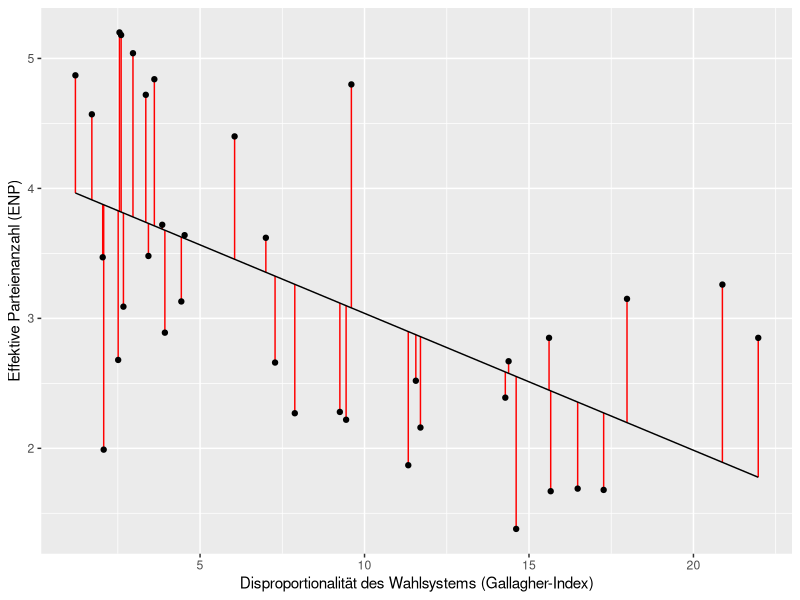

Write the R code that produced this figure.
## ---- chunk 1
## include this at top of your RMarkdown file for pretty output
## make sure to have the printr package installed: install.packages('printr')
knitr::opts_chunk$set(echo = TRUE, results = TRUE, message = FALSE, warning = FALSE)
#library(printr)
## ---- chunk 2
# Pakete laden
library(broom)   # Das Paket wird in Punkt 4 dieses Tutorials verwendet
library(ggplot2) # Das Paket wird in Punkt 4 dieses Tutorials verwendet

library(psych) # Das Paket benötigen wir um schöne Korrelationstabellen zu erstellen
library(data.table) # Das Paket benötigen wir um schöne Korrelationstabellen zu erstellen
## ---- chunk 3
library(foreign)
setwd("/Users/Christoph/Seafile/Lehrstuhl/Lehrstuhl Hannover Forschung/Forschung/01 Hönnige/025 MWK_StatistikR/Daten/")
getwd()
lijphart <- read.csv2("Lijphart_Data_recode.csv")
## ---- chunk 4
# Variablenklassen umwandeln

# ENPP
lijphart$enpp4510 <- as.numeric(lijphart$enpp4510)

# Gallagher
lijphart$disprop4510 <- as.numeric(lijphart$disprop4510)

# Bikameralismus
lijphart$bicam4510 <- as.numeric(lijphart$bicam4510)

# Cabinet Type
lijphart$minwin_one_part4510 <- as.numeric(lijphart$minwin_one_part4510)

# Cabinet Duration
lijphart$exe_dom4510 <- as.numeric(lijphart$exe_dom4510)

# Pluralism
lijphart$inter_gr_plural4510 <- as.numeric(lijphart$inter_gr_plural4510)

# Federalism
lijphart$federal4510 <- as.numeric(lijphart$federal4510)

# Bikameralism
lijphart$bicam4510 <- as.numeric(lijphart$bicam4510)

# Constitutional Rigidity
lijphart$const_rigid4510 <- as.numeric(lijphart$const_rigid4510)

# Judicial review
lijphart$judic_rev4510 <- as.numeric(lijphart$judic_rev4510)

# Central bank independence
lijphart$cen_bank_indep4594 <- as.numeric(lijphart$cen_bank_indep4594)

# Datensatz: Lijphart 1945-2010. Dieser Datensatz wird unsere spätere Analyse  erleichtern

lijphart4510 <- data.frame(lijphart$Country, lijphart$enpp4510
                           , lijphart$minwin_one_part4510, lijphart$exe_dom4510
                           , lijphart$disprop4510, lijphart$inter_gr_plural4510
                           , lijphart$federal4510, lijphart$bicam4510
                           , lijphart$const_rigid4510
                           , lijphart$judic_rev4510, lijphart$cen_bank_indep4594)
## ---- chunk 5
lijphart_cor_pear <- cor(lijphart$enpp4510, lijphart$disprop4510, method = "pearson") # Pearson Korrelation
lijphart_cor_pear

lijphart_cor_spear <- cor(lijphart$enpp4510, lijphart$disprop4510, method = "spearman") # Spearman's-R Korrelation zum Vergleich
lijphart_cor_spear
## ---- chunk 6
lm_lijphart <- lm(enpp4510 ~ disprop4510, data = lijphart)
## ---- chunk 7
lm_lijphart
## ---- chunk 8
summary(lm_lijphart)
## ---- chunk 9
lm_fit_lijphart <- tidy(lm_lijphart)
lm_fit_lijphart
## ---- chunk 10
lm_fit_lijphart <- tidy(lm_lijphart, conf.int = TRUE)
lm_fit_lijphart
## ---- chunk 11
lm_glance_lijphart <- glance(lm_lijphart)
lm_glance_lijphart
## ---- chunk 12
lm_aug_lijphart <- augment(lm_lijphart)
lm_aug_lijphart
## ---- chunk 13
ggplot(lm_aug_lijphart, aes(x = disprop4510, y = enpp4510)) +
  geom_segment(aes(xend = disprop4510, y = enpp4510, yend = .fitted),
               colour = "red") +
  geom_point() +
  geom_line(aes(x = disprop4510, y = .fitted)) +
  xlab("Disproportionalität des Wahlsystems (Gallagher-Index)") + ylab("Effektive Parteienanzahl (ENP)")
  
